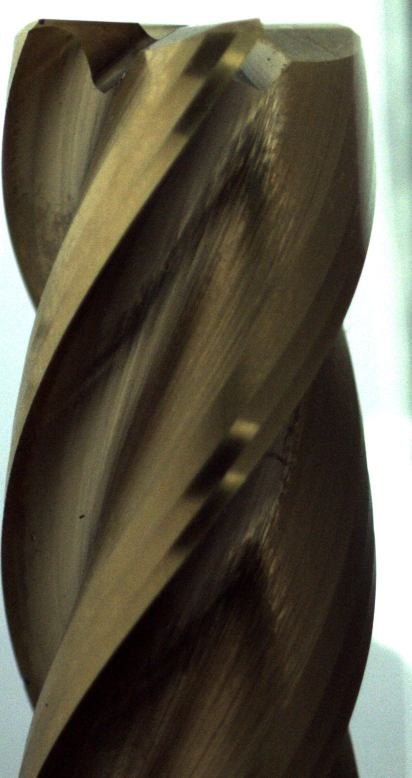
#> input picture Kurs_9/19_OpenCV_Image_Masiking/Test1.jpg, 823 x 1555 px (shown at 1/2 size)
$ python maskieren.py --image Test1.jpg   (older library calls are emulated)
#> lines starting #> are read from the running program, lines starting #| are printed output that depends on the picture; after the words box and inside, x2 and y2 are one past the last pixel; in counts of white or black regions, pixels touching at a corner belong together
import numpy as np
import argparse
import cv2

ap = argparse.ArgumentParser()
ap.add_argument("-i", "--image", required = True, help = "Enter Path to the Image")
args = vars(ap.parse_args())
# Bild hochladen
image = cv2.imread(args["image"])
#> image is the input picture: shape (1555, 823, 3); mean B, G, R 73, 88.1, 93.2
image = cv2.resize(image,(np.int(image.shape[1]/3),np.int(image.shape[0]/3)))
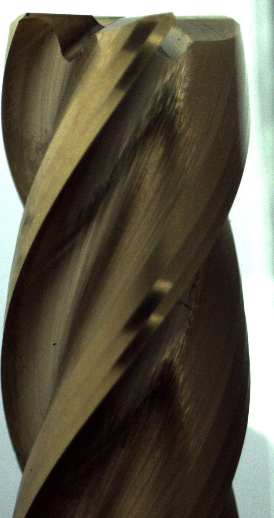
#> image: shape (518, 274, 3); mean B, G, R 72.8, 87.9, 93.1
cv2.imshow("Orginal", image)


#Rechteckige Maske erstellen
mask = np.zeros(image.shape[:2], dtype = "uint8")
(cX, cY) = (image.shape[1]//2, image.shape[0]//2)
#> cX = 137; cY = 259
cv2.rectangle(mask, (cX-75, cY -75), (cX+75, cY+75),255,-1)
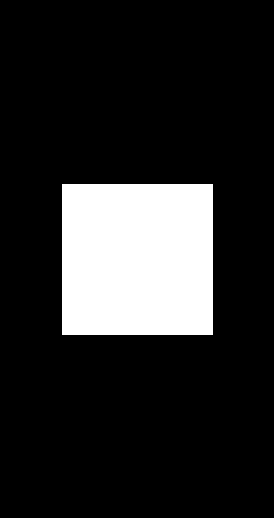
#> mask: shape (518, 274); 16.1% white; 1 white region, box (x1, y1, x2, y2) and area: (62, 184, 213, 335) 22801
cv2.imshow("Das ist unsere Rechteckmaske ", mask)

masked = cv2.bitwise_and(image, image, mask = mask)
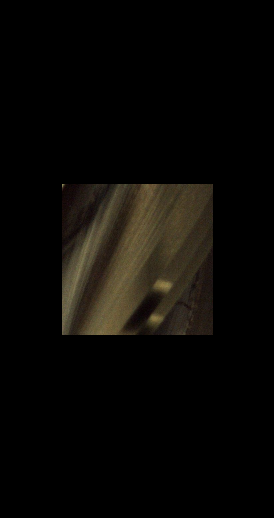
#> masked: shape (518, 274, 3); mean B, G, R 5.9, 8.6, 10.2
#masked = cv2.resize(masked,(np.uint8(cX/3),np.uint8(cY/3)))
cv2.imshow("Maskierter Rechteck Bild", masked )


#Kreisförmige Maske erstellen
mask = np.zeros(image.shape[:2], dtype = "uint8")
(cX, cY) = (image.shape[1]//2, image.shape[0]//2)
cv2.circle(mask, (cX, cY), 100,255,-1)
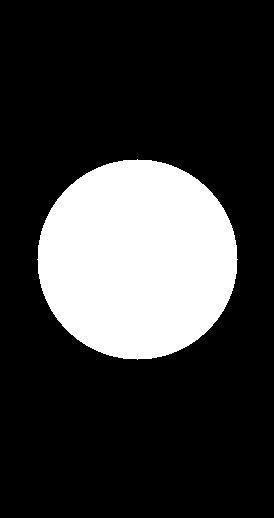
#> mask: shape (518, 274); 22.1% white; 1 white region, box (x1, y1, x2, y2) and area: (37, 159, 238, 360) 31417
cv2.imshow("Das ist unserer Kreis ", mask)

masked = cv2.bitwise_and(image, image, mask = mask)
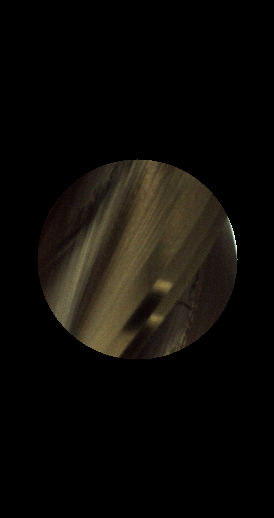
#> masked: shape (518, 274, 3); mean B, G, R 7.8, 11.2, 13.3
#masked = cv2.resize(masked,(np.uint8(cX/3),np.uint8(cY/3)))
cv2.imshow("Maskierter Kreis im Bild", masked )


cv2.waitKey(0)
